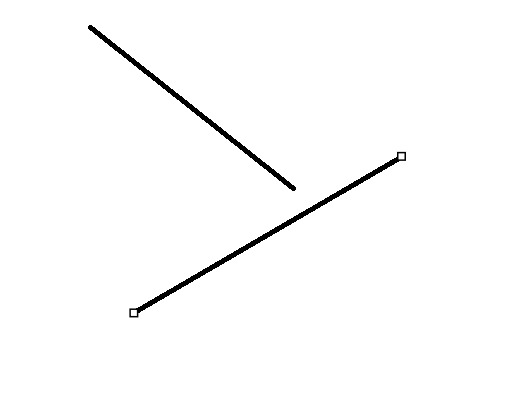
#> input picture picture3.jpg, 521 x 393 px
$ python hough_transform.py
#> lines starting #> are read from the running program, lines starting #| are printed output that depends on the picture; after the words box and inside, x2 and y2 are one past the last pixel; in counts of white or black regions, pixels touching at a corner belong together
import cv2
import numpy as np
import math

def detect_lines_and_calculate_angle(image_path):
    # Read the image
#> called with image_path = 'picture3.jpg'
    image = cv2.imread(image_path)
#> image is the input picture: shape (393, 521, 3); min 0, max 255, mean 251.4
    if image is None:
        print(f"Error: Could not load image from {image_path}")
        return None

    # Create a copy for drawing results
    result_image = image.copy()

    # Convert to grayscale
    gray = cv2.cvtColor(image, cv2.COLOR_BGR2GRAY)

    # Apply Gaussian blur to reduce noise
    blurred = cv2.GaussianBlur(gray, (5, 5), 0)

    # Apply edge detection
    edges = cv2.Canny(blurred, 50, 150, apertureSize=3)
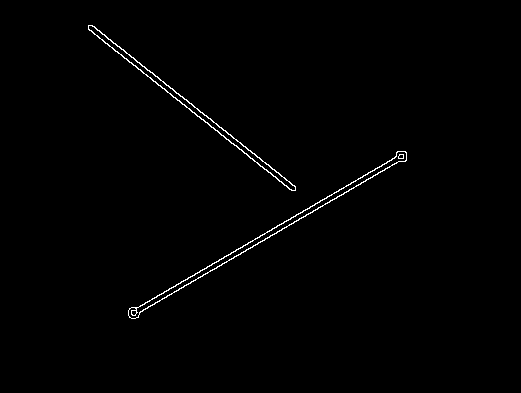
#> edges: shape (393, 521); 0.8% white in thin lines or dots, all inside (x1, y1, x2, y2) = (88, 25, 407, 319)

    # Detect lines using Hough Transform
    lines = cv2.HoughLines(edges, 1, np.pi/180, threshold=100)
#> lines = [[334, 1.05], [339, 1.05], [-31, 2.23], [-36, 2.23], [-34, 2.25], [-39, 2.25], [342, 1.03], [337, 1.03], [335, 1.06], [-41, 2.27]]

    if lines is None:
        print("No lines detected! Try adjusting the Hough Transform parameters.")
        return None

    # Convert lines to more usable format and draw them
    detected_lines = []

    for i, line in enumerate(lines[:2]):  # Get only the first two strongest lines
        rho, theta = line[0]

        # Convert polar coordinates to Cartesian
        a = np.cos(theta)
        b = np.sin(theta)
        x0 = a * rho
        y0 = b * rho

        # Calculate two points for the line
        x1 = int(x0 + 1000 * (-b))
        y1 = int(y0 + 1000 * (a))
        x2 = int(x0 - 1000 * (-b))
        y2 = int(y0 - 1000 * (a))

        detected_lines.append((rho, theta, (x1, y1, x2, y2)))

        # Draw the line
        color = (0, 0, 255) if i == 0 else (255, 0, 0)  # Red and Blue
        cv2.line(result_image, (x1, y1), (x2, y2), color, 2)

        # Add line label
        cv2.putText(result_image, f'Line {i+1}', (x1, y1-10),
                   cv2.FONT_HERSHEY_SIMPLEX, 0.6, color, 2)
#> this loop made 2 passes
#> (rho, theta, a, b, x0, y0, x1, y1) on passes 1 to 2: (334, 1.05, 0.5, 0.866, 167, 289.3, -699, 789), (339, 1.05, 0.5, 0.866, 169.5, 293.6, -696, 793)
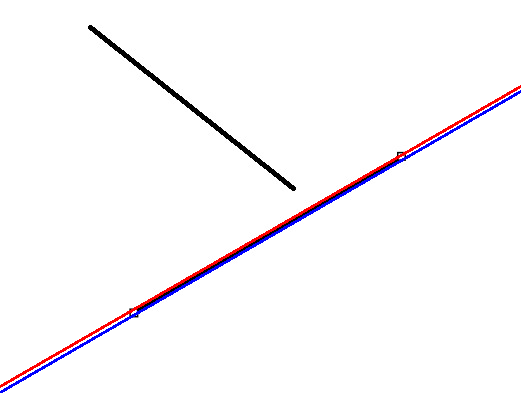
#> result_image: shape (393, 521, 3); 1.68% of pixels changed, all inside (x1, y1, x2, y2) = (0, 85, 521, 393)
#> after the loop, detected_lines = [(334, 1.05, (-699, 789, 1033, -210)), (339, 1.05, (-696, 793, 1035, -206))]

    # Calculate angle between the two lines
    if len(detected_lines) >= 2:
        theta1 = detected_lines[0][1]  # Angle of first line
#> theta1 = 1.05
        theta2 = detected_lines[1][1]  # Angle of second line
#> theta2 = 1.05

        # Calculate the acute angle between lines (in degrees)
        angle_rad = abs(theta1 - theta2)
#> angle_rad = 0
        angle_deg = math.degrees(min(angle_rad, np.pi - angle_rad))
#> angle_deg = 0

        # Display the angle on the image
        cv2.putText(result_image, f'Angle: {angle_deg:.2f}°', (20, 30),
                   cv2.FONT_HERSHEY_SIMPLEX, 1, (0, 255, 0), 2)
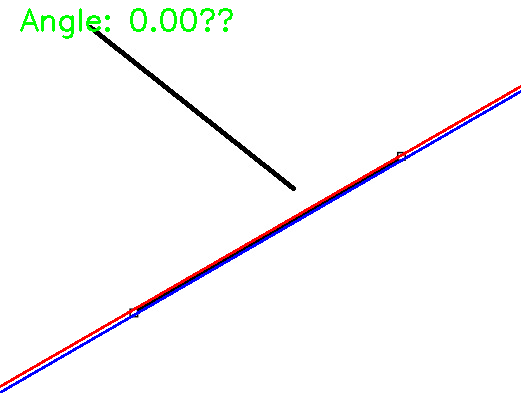
#> result_image: shape (393, 521, 3); 0.71% of pixels changed, all inside (x1, y1, x2, y2) = (20, 8, 233, 39)

        print(f"Line 1 angle: {math.degrees(theta1):.2f}°")
#| Line 1 angle: 60.00°
        print(f"Line 2 angle: {math.degrees(theta2):.2f}°")
#| Line 2 angle: 60.00°
        print(f"Angle between lines: {angle_deg:.2f}°")
#| Angle between lines: 0.00°

    # Display results
    cv2.imshow('Original Image', image)
    cv2.imshow('Edge Detection', edges)
    cv2.imshow('Detected Lines with Angle', result_image)

    # Wait for key press and close windows
    cv2.waitKey(0)
    cv2.destroyAllWindows()

    return angle_deg if len(detected_lines) >= 2 else None

# Usage with your image
image_path = "picture3.jpg"  # Replace with your image path
angle = detect_lines_and_calculate_angle(image_path)
#> angle = 0

# [51 lines left out: function detect_lines_probabilistic, not called in this run]

# Usage
# angle = detect_lines_probabilistic("your_image.jpg")

$ run again, with picture2.jpg copied over picture3.jpg
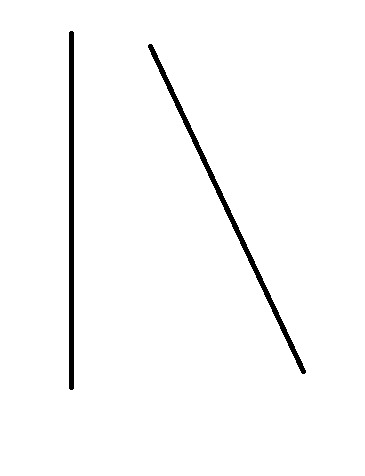
#> input picture picture2.jpg, 365 x 476 px
#> in detect_lines_and_calculate_angle, image is the input picture: shape (476, 365, 3); min 0, max 255, mean 249.7
#> in detect_lines_and_calculate_angle, `edges = cv2.Canny(blurred, 50, 150, apertureSize=3)`:
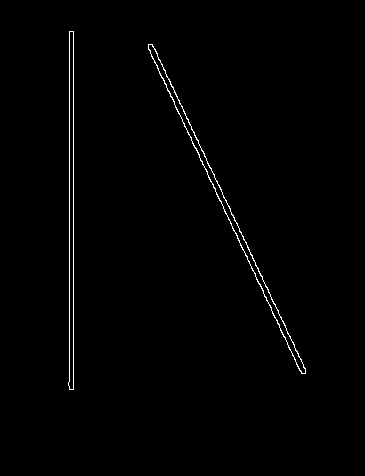
#> edges: shape (476, 365); 0.92% white in thin lines or dots, all inside (x1, y1, x2, y2) = (68, 31, 306, 390)
#> lines = [[73, 0], [69, 0], [-120, 2.71], [-115, 2.71], [75, 0.0175], [-122, 2.72], [-67, 3.12]]
#> the loop in detect_lines_and_calculate_angle, `for i, line in enumerate(lines[:2]):` made 2 passes
#> (rho, theta, a, b, x0, y0, x1, y1) on passes 1 to 2: (73, 0, 1, 0, 73, 0, 73, 1000), (69, 0, 1, 0, 69, 0, 69, 1000)
#> after the loop in detect_lines_and_calculate_angle, `for i, line in enumerate(lines[:2]):`: detected_lines = [(73, 0, (73, 1000, 73, -1000)), (69, 0, (69, 1000, 69, -1000))]
#> theta1 = 0
#> in detect_lines_and_calculate_angle, `cv2.putText(result_image, f'Angle: {angle_deg:.2f}°', (20, 30), cv2.FO..`:
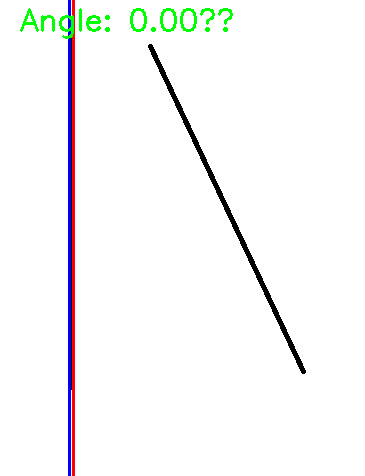
#> result_image: shape (476, 365, 3); mean B, G, R 247.6, 247.7, 247.6
#| Line 1 angle: 0.00°
#| Line 2 angle: 0.00°
#| Angle between lines: 0.00°

$ run again, with picture4.jpg copied over picture3.jpg
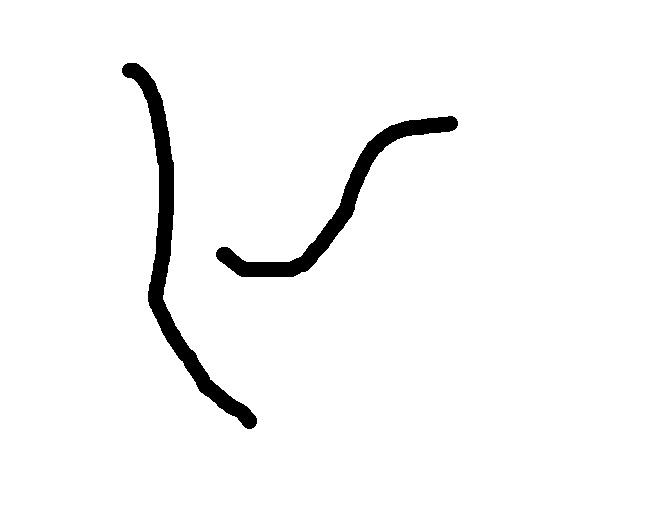
#> input picture picture4.jpg, 659 x 518 px
#> in detect_lines_and_calculate_angle, image is the input picture: shape (518, 659, 3); min 0, max 255, mean 246.8
#> in detect_lines_and_calculate_angle, `edges = cv2.Canny(blurred, 50, 150, apertureSize=3)`:
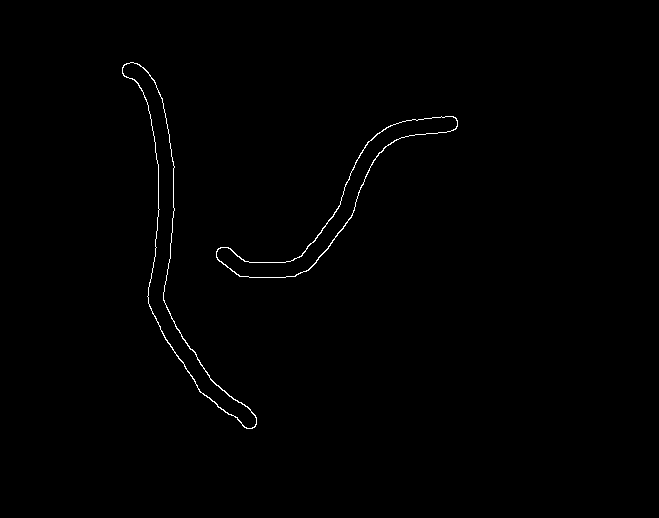
#> edges: shape (518, 659); 0.51% white in thin lines or dots, all inside (x1, y1, x2, y2) = (122, 62, 458, 429)
#> lines = None

$ run again, with picture.jpg copied over picture3.jpg
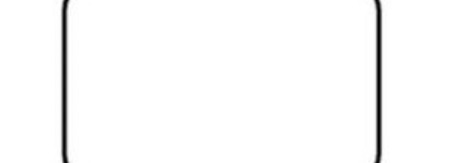
#> input picture picture.jpg, 462 x 163 px
#> in detect_lines_and_calculate_angle, image is the input picture: shape (163, 462, 3); min 4, max 255, mean 249.8
#> in detect_lines_and_calculate_angle, `edges = cv2.Canny(blurred, 50, 150, apertureSize=3)`:
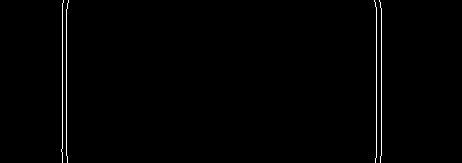
#> edges: shape (163, 462); 0.87% white in thin lines or dots, all inside (x1, y1, x2, y2) = (61, 0, 382, 163)
#> lines = [[62, 0], [376, 0], [381, 0], [66, 0]]
#> the loop in detect_lines_and_calculate_angle, `for i, line in enumerate(lines[:2]):` made 2 passes
#> (rho, theta, a, b, x0, y0, x1, y1) on passes 1 to 2: (62, 0, 1, 0, 62, 0, 62, 1000), (376, 0, 1, 0, 376, 0, 376, 1000)
#> after the loop in detect_lines_and_calculate_angle, `for i, line in enumerate(lines[:2]):`: detected_lines = [(62, 0, (62, 1000, 62, -1000)), (376, 0, (376, 1000, 376, -1000))]
#> theta1 = 0
#> in detect_lines_and_calculate_angle, `cv2.putText(result_image, f'Angle: {angle_deg:.2f}°', (20, 30), cv2.FO..`:
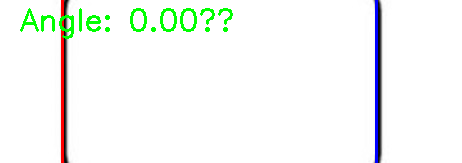
#> result_image: shape (163, 462, 3); mean B, G, R 245.2, 248.5, 245.1
#| Line 1 angle: 0.00°
#| Line 2 angle: 0.00°
#| Angle between lines: 0.00°
